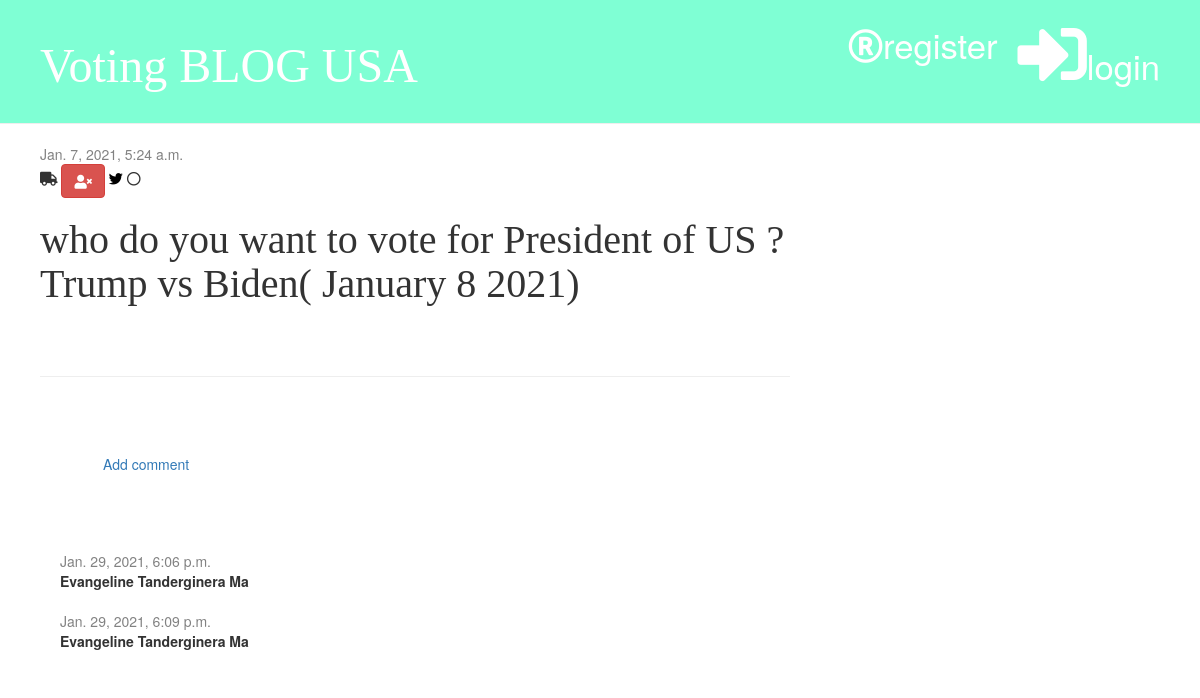
Before: /post/1/ with the older database file.
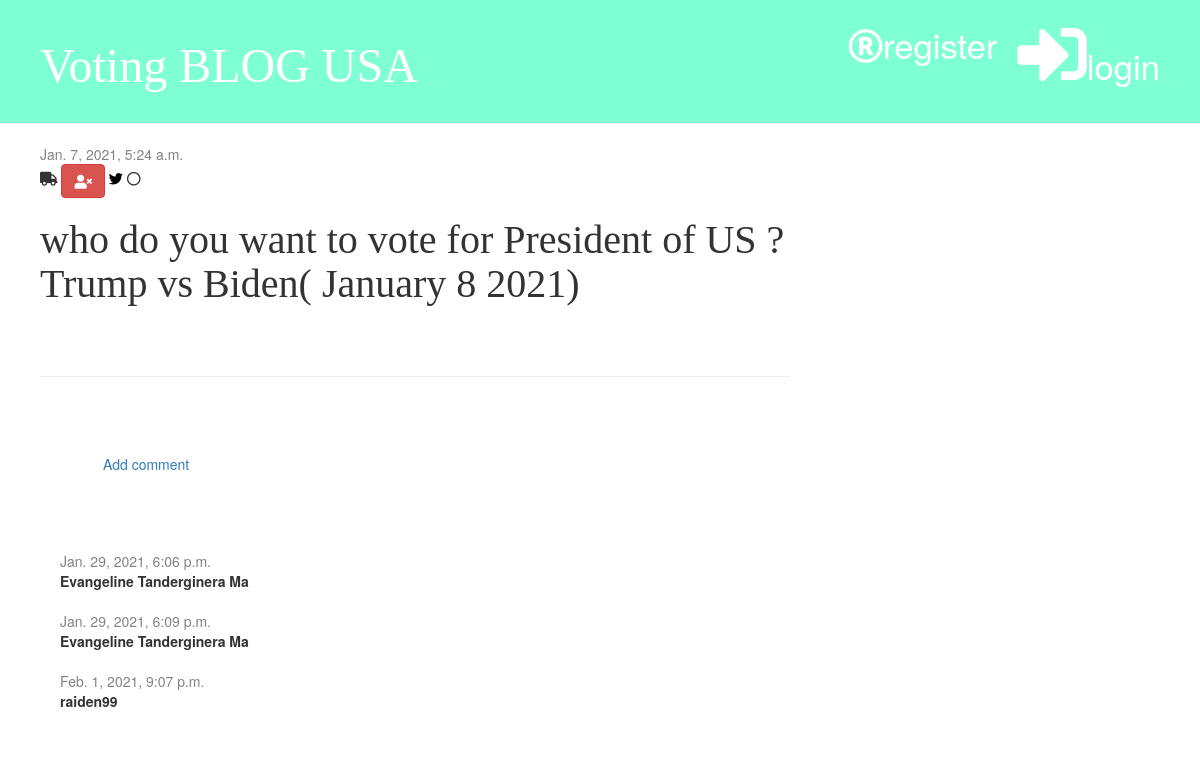
After: the same page with the newer database file.
### blog/models.py (models this page shows, shortened)
class Post(models.Model):
    author = models.ForeignKey('auth.User', on_delete=models.CASCADE)
    title = models.CharField(max_length=288)
    text = models.TextField()
    created_date = models.DateTimeField(default=timezone.now)
    published_date = models.DateTimeField(blank=True, null=True)

class Comment(models.Model):
    post = models.ForeignKey('blog.Post', on_delete=models.CASCADE, related_name='comments')
    author = models.CharField(max_length=200)
    text = models.TextField()
    created_date = models.DateTimeField(default=timezone.now)  # when u create comment , the comment create now
    approved = models.BooleanField(default=False)

### blog/views.py (the view)
# urls.py: path('post/<int:pk>/', views.post_detail, name='post_detail'),
def post_detail(request, pk):  # as soon as you click on page
    post = get_object_or_404(Post, pk=pk)
    stuff_for_frontend = {'post': post}
    return render(request, 'blog/post_detail.html', stuff_for_frontend)

### blog/templatetags/markdownify.py (called while the page is built)
@register.filter
def markdown(value):
    renderer = HighlightRenderer()
    markdown = mistune.Markdown(renderer=renderer)
    return markdown(value)

### blog/templates/blog/post_detail.html (shortened to what this page needs)
{% extends 'blog/Base.html' %}
{% load markdownify %}
{% block content %}
        <div class="post">
            {% if post.published_date %}
                <div class="date">
                    {{post.published_date}}
                </div>
             {% else %}
                <a href="{% url 'post_publish' pk=post.pk %}" class="btn btn-primary">Publish</a>
             {% endif %}
                <i class="fa fa-truck" aria-hidden="true"></i>
            <a href="{%url 'post_delete' pk=post.pk %}" class="btn btn-danger"
            onclick=" return confirm('Are you sure you want to delete this post?')"><i class="fa fa-user-times"></i></a>
            <i class="fa fa-twitter" style="color:#000000"></i>
            <i class="fa fa-circle-o"></i>
            <h1>{{ post.title }}</h1>
        </div>
        <hr>
        <a href="{%url 'add_comment_to_post' pk=post.pk %}" class="btn btn-secondary">Add comment</a>
        {% for comment in post.comments.all %}
            {% if user.is_authenticated or comment.approved %}
             <div class="comment">
                <div class="date">
                     {{ comment.created_date }}
                </div>
                      <strong>{{ comment.author }}</strong>
                      </div>
                {% endif %}
            {% empty %}
                 <p>NO comments for now ......</p>
        {% endfor %}
{% endblock %}

### blog/templates/blog/Base.html (shortened to what this page needs)
{% load static %}
<!DOCTYPE html>
<html lang="en">
<head>
</head>
<body>
     <link rel="stylesheet" href="//maxcdn.bootstrapcdn.com/bootstrap/3.2.0/css/bootstrap.min.css">
     <link rel="stylesheet" href="{% static 'css/blog.css' %}">
     <link rel="stylesheet" href="https://use.fontawesome.com/releases/v5.15.2/css/all.css">
     <link rel="stylesheet" href="https://use.fontawesome.com/releases/v5.15.2/css/v4-shims.css"
>
     <link rel="stylesheet" href="{%static 'css/zenburn.css' %}">
<div class="page-header">
    {% if user.is_authenticated %}
        <a href="{%url 'login' %}" class="top-menu"> <i class="fa fa-sign-in-alt fa-2x"></i>login</a>
        <a href="{%url 'signup'%}" class="top-menu"><i class="fa fa-registered"></i>register</a>
    <h1><a href="{% url 'post_list' %}">Voting BLOG USA </a></h1>
</div>
<div class="content container">
    <div class="row">
         <div class="col-md-8">
             {% block content %}
             {% endblock %}
         </div>
    </div>
</div>
</body>
</html>

### blog/static/css/blog.css (style rules this page uses)
.page-header { background-color: aquamarine; margin-top: 0; padding: 20px 20px 20px 40px; }
.page-header h1, .page-header h1 a { color: #ffffff; font-size: 36pt; text-decoration: none; }
.content { margin-left: 25px; }
h1,h2,h3,h4 { font-family: 'Tangerine', 'Inconsolate', 'Droid Sans', serif; font-size: 40px; }
.date { color: #828282; }
.post { margin-bottom:70px; }
.top-menu, .top-menu:hover { color: #ffffff; float: right; font-size: 26pt; margin-right: 20px; }
.comment { margin: 20px 0px 20px 20px; }
.btn-secondary { margin: 50px; }

Changed rows visible on the page:
added Comment: created_date "Feb. 1, 2021, 9:07 p.m.", author "raiden99"
